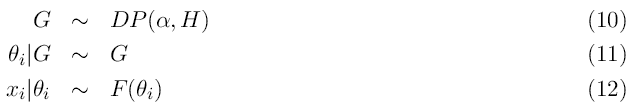
#> input picture imgs/DirichletProcess.png, 635 x 111 px
$ python BinaryImageRectilinearPCenter.py --image imgs/DirichletProcess.png
#> lines starting #> are read from the running program, lines starting #| are printed output that depends on the picture; after the words box and inside, x2 and y2 are one past the last pixel; in counts of white or black regions, pixels touching at a corner belong together
import matplotlib.pyplot as plt
import numpy as np
np.random.seed(0)

import imageio
import argparse

# [120 lines left out: functions visualization, solve, not called in this run]


if __name__ == "__main__":

	parser = argparse.ArgumentParser(description="Read image and generate covering squares")
	parser.add_argument("-i", "--image", type=str, nargs='?', help="image file")
	parser.add_argument("-t", "--threshold", type=float, nargs='?', help="threshold in percent of the maximum intensity")
	parser.add_argument("-m", "--maxP", type=int, nargs='?', help="maximum number of squares")
	parser.add_argument("-w", "--W", type=int, nargs='?', help="square size")

	### Reading arguments
	args = parser.parse_args()

	if args.image is None:
		raise Exception("The image file is unspecified")

	if args.threshold is not None:
		threshold = args.threshold
	else:
		threshold = 25

	if args.maxP is not None:
		maxP = args.maxP
	else:
		maxP = 4

	if args.W is not None:
		W = args.W
	else:
		W = 24

	### Reading the original image
	im_original = imageio.imread(args.image)
#> im_original is the input picture: shape (111, 635, 3); min 0, max 255, mean 250.5

	print(im_original.shape, np.min(im_original), np.max(im_original))
#| (111, 635, 3) 0 255

	### Thresholding to obtain the binary image

	intensity_threshold = np.max(im_original) * threshold / 100.0
#> intensity_threshold = 63.75

	im_binary = np.where(im_original >= intensity_threshold, 1, 0)
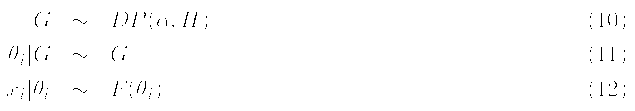
#> im_binary: shape (111, 635, 3) int64; values 0 (black) and 1 (white), 99.2% white; black in thin lines or dots, all inside (x1, y1, x2, y2) = (7, 12, 625, 101)
	print(im_binary.shape, np.min(im_binary), np.max(im_binary))
#| (111, 635, 3) 0 1

	### im_binary = np.random.randint(0, 2, im_binary.shape) ### Test on random binary images

	### Finding the covering squares or Outputing "Infeasible"

#> (the run stopped early here; a loop or call above may not have finished)
